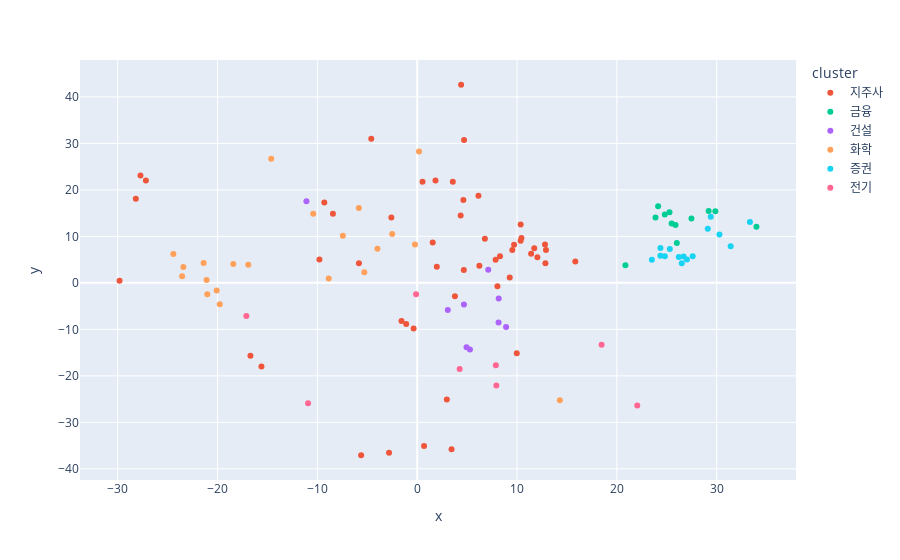

This figure's notebook cell:
### Code cell
px.scatter(
    business_info,
    x='x',
    y='y',
    color='cluster',
    hover_name='company_name'
)

### Figure 1 — Plotly figure (JSON) as saved in the notebook; plotly's stock layout.template omitted (floating-point values rounded to 4 significant figures)
{"data": [{"hovertemplate": "<b>%{hovertext}</b><br><br>cluster=지주사<br>x=%{x}<br>y=%{y}<extra></extra>", "hovertext": ["AK홀딩스", "CS홀딩스", "F&F홀딩스", "HL홀딩스", "JW홀딩스", "KISCO홀딩스", "KPX홀딩스", "SJM홀딩스", "SNT홀딩스", "노루홀딩스", "녹십자홀딩스", "농심홀딩스", "대상홀딩스", "대성홀딩스", "동국홀딩스", "동아쏘시오홀딩스", "미원홀딩스", "삼양홀딩스", "세아홀딩스", "CR홀딩스", "신송홀딩스", "엘브이엠씨홀딩스", "LX홀딩스", "영원무역홀딩스", "예스코홀딩스", "오리온홀딩스", "OCI홀딩스", "유수홀딩스", "일동홀딩스", "일진홀딩스", "제일파마홀딩스", "종근당홀딩스", "진양홀딩스", "KC그린홀딩스", "쿠쿠홀딩스", "크라운해태홀딩스", "티와이홀딩스", "티웨이홀딩스", "평화홀딩스", "POSCO홀딩스", "풍산홀딩스", "하이트진로홀딩스", "한국전자홀딩스", "한국콜마홀딩스", "한세예스24홀딩스", "한솔홀딩스", "한일홀딩스", "한진중공업홀딩스", "현대지에프홀딩스", "현대코퍼레이션홀딩스", "휠라홀딩스"], "legendgroup": "지주사", "marker": {"color": "#EF553B", "symbol": "circle"}, "mode": "markers", "name": "지주사", "orientation": "v", "showlegend": true, "type": "scatter", "x": [1.551, 2.965, -27.18, -16.7, 4.695, -5.613, 10.36, 9.525, -0.3601, -9.792, 10.44, 6.137, 12.9, -1.572, -2.818, -8.442, -29.81, 4.353, 11.72, 8.036, 4.627, -15.6, 9.702, -28.18, -1.102, 0.5334, -5.834, 15.84, -9.303, 7.856, 4.397, 3.567, 8.296, 9.973, 9.267, 1.833, 12.04, 10.36, 11.41, 3.439, 0.6896, 6.78, 12.84, -4.601, 12.8, 1.963, 4.67, 6.227, 3.779, -2.589, -27.72], "xaxis": "x", "y": [8.657, -25.09, 22.03, -15.69, 30.7, -37.08, 9.044, 7.056, -9.795, 5.03, 9.643, 18.76, 7.05, -8.183, -36.52, 14.87, 0.4545, 14.48, 7.466, -0.7467, 17.84, -17.98, 8.206, 18.07, -8.85, 21.77, 4.191, 4.601, 17.29, 4.992, 42.61, 21.76, 5.723, -15.15, 1.133, 22.03, 5.515, 12.57, 6.269, -35.8, -35.08, 9.468, 4.24, 31.01, 8.225, 3.469, 2.77, 3.654, -2.871, 14.04, 23.11], "yaxis": "y"}, {"hovertemplate": "<b>%{hovertext}</b><br><br>cluster=금융<br>x=%{x}<br>y=%{y}<extra></extra>", "hovertext": ["BNK금융지주", "DB금융투자", "DGB금융지주", "JB금융지주", "KB금융", "메리츠금융지주", "신한지주", "우리금융지주", "제주은행", "기업은행", "하나금융지주", "한국금융지주"], "legendgroup": "금융", "marker": {"color": "#00cc96", "symbol": "circle"}, "mode": "markers", "name": "금융", "orientation": "v", "showlegend": true, "type": "scatter", "x": [25.27, 20.86, 23.87, 24.13, 24.8, 26.0, 25.48, 27.47, 29.86, 29.19, 33.98, 25.87], "xaxis": "x", "y": [15.17, 3.8, 14.08, 16.49, 14.72, 8.566, 12.76, 13.85, 15.39, 15.48, 12.05, 12.42], "yaxis": "y"}, {"hovertemplate": "<b>%{hovertext}</b><br><br>cluster=건설<br>x=%{x}<br>y=%{y}<extra></extra>", "hovertext": ["DL건설", "DL", "DL이앤씨", "GS건설", "HDC현대산업개발", "대우건설", "삼성물산", "HD현대건설기계", "현대건설"], "legendgroup": "건설", "marker": {"color": "#ab63fa", "symbol": "circle"}, "mode": "markers", "name": "건설", "orientation": "v", "showlegend": true, "type": "scatter", "x": [8.904, 7.116, 8.149, 5.282, 8.165, 4.941, -11.1, 3.065, 4.682], "xaxis": "x", "y": [-9.503, 2.812, -8.515, -14.34, -3.344, -13.86, 17.53, -5.86, -4.678], "yaxis": "y"}, {"hovertemplate": "<b>%{hovertext}</b><br><br>cluster=화학<br>x=%{x}<br>y=%{y}<extra></extra>", "hovertext": ["KPX케미칼", "LG화학", "SH에너지화학", "SK케미칼", "국도화학", "그린케미칼", "남해화학", "동성케미컬", "롯데정밀화학", "롯데케미칼", "미원화학", "성보화학", "애경케미칼", "영보화학", "율촌화학", "이수화학", "진양화학", "코스모화학", "태경케미컬", "한솔케미칼", "효성화학"], "legendgroup": "화학", "marker": {"color": "#FFA15A", "symbol": "circle"}, "mode": "markers", "name": "화학", "orientation": "v", "showlegend": true, "type": "scatter", "x": [-16.92, -8.861, -21.39, 0.1805, -23.42, -21.1, -7.446, -5.296, -20.08, -14.62, -2.502, -5.845, -0.2221, -23.54, -3.982, -10.41, -24.42, 14.29, -19.78, -21.03, -18.42], "xaxis": "x", "y": [3.87, 0.9252, 4.267, 28.26, 3.385, 0.5982, 10.14, 2.263, -1.638, 26.68, 10.52, 16.09, 8.266, 1.435, 7.349, 14.88, 6.198, -25.26, -4.592, -2.433, 4.047], "yaxis": "y"}, {"hovertemplate": "<b>%{hovertext}</b><br><br>cluster=증권<br>x=%{x}<br>y=%{y}<extra></extra>", "hovertext": ["SK증권", "교보증권", "다올투자증권", "대신증권", "미래에셋증권", "부국증권", "삼성증권", "상상인증권", "NH투자증권", "유안타증권", "유진투자증권", "유화증권", "한양증권", "한화투자증권", "현대차증권"], "legendgroup": "증권", "marker": {"color": "#19d3f3", "symbol": "circle"}, "mode": "markers", "name": "증권", "orientation": "v", "showlegend": true, "type": "scatter", "x": [25.31, 24.36, 24.37, 31.4, 29.11, 29.4, 24.81, 27.02, 27.59, 30.27, 26.5, 26.69, 23.5, 33.33, 26.21], "xaxis": "x", "y": [7.299, 5.824, 7.521, 7.855, 11.63, 14.24, 5.717, 5.011, 5.727, 10.39, 4.217, 5.655, 4.981, 13.08, 5.539], "yaxis": "y"}, {"hovertemplate": "<b>%{hovertext}</b><br><br>cluster=전기<br>x=%{x}<br>y=%{y}<extra></extra>", "hovertext": ["계양전기", "광명전기", "금호전기", "삼성전기", "삼화전기", "선도전기", "일진전기", "한전기술"], "legendgroup": "전기", "marker": {"color": "#FF6692", "symbol": "circle"}, "mode": "markers", "name": "전기", "orientation": "v", "showlegend": true, "type": "scatter", "x": [-10.93, -0.1107, -17.11, 18.47, 22.04, 7.878, 7.927, 4.253], "xaxis": "x", "y": [-25.89, -2.446, -7.119, -13.32, -26.4, -17.73, -22.08, -18.55], "yaxis": "y"}], "layout": {"legend": {"title": {"text": "cluster"}, "tracegroupgap": 0}, "margin": {"t": 60}, "xaxis": {"anchor": "y", "domain": [0, 1], "title": {"text": "x"}}, "yaxis": {"anchor": "x", "domain": [0, 1], "title": {"text": "y"}}}}
